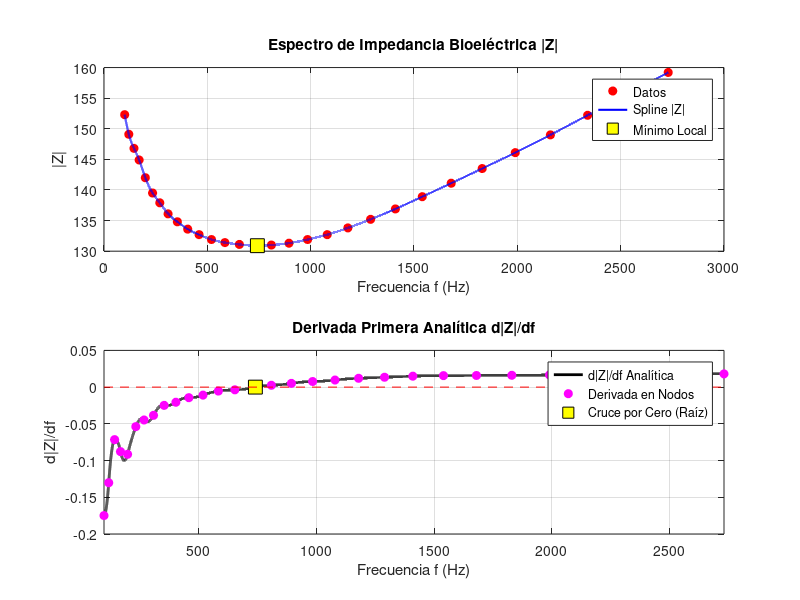

Source code (MATLAB):
clc; clear; close all;

%% DEFINICIÓN DE LOS DATOS ORIGINALES
datos = [
 100, 152.3; 120, 149.1; 145, 146.8; 170, 144.9; 200, 142.0;
 235, 139.5; 270, 137.9; 310, 136.1; 355, 134.8; 405, 133.6;
 460, 132.7; 520, 131.9; 585, 131.4; 655, 131.1; 730, 130.9;
 810, 131.0; 895, 131.3; 985, 131.9; 1080, 132.7; 1180, 133.8;
 1290, 135.2; 1410, 136.9; 1540, 138.9; 1680, 141.1; 1830, 143.5;
 1990, 146.1; 2160, 149.0; 2340, 152.2; 2530, 155.6; 2730, 159.2
];

f = datos(:,1);
Z = datos(:,2);
n = length(f);

%% 2.CONSTRUCCIÓN DEL SPLINE CÚBICO NATURAL

h = diff(f);
a = Z;
A = zeros(n, n);
B = zeros(n, 1);

A(1, 1) = 1; A(n, n) = 1; 
for i = 2:n-1
    A(i, i-1) = h(i-1);
    A(i, i)   = 2 * (h(i-1) + h(i));
    A(i, i+1) = h(i);
    B(i)      = 3 * ((a(i+1) - a(i)) / h(i) - (a(i) - a(i-1)) / h(i-1));
end
c = A \ B; 

b = zeros(n-1, 1); d = zeros(n-1, 1);
for i = 1:n-1
    b(i) = (a(i+1) - a(i))/h(i) - h(i)*(2*c(i) + c(i+1))/3;
    d(i) = (c(i+1) - c(i))/(3*h(i));
end

% Coeficientes del Spline Original: [d, c, b, a]
coef_spline = [d, c(1:end-1), b, a(1:end-1)];
spline_pp = mkpp(f, coef_spline);

%% 3. DERIVACIÓN ANALÍTICA DEL SPLINE

% Derivando analíticamente: S'_i = 3*d*(f-f_i)^2 + 2*c*(f-f_i) + b
coef_derivada = [3*d, 2*c(1:end-1), b];
derivada_pp = mkpp(f, coef_derivada);

% Calcular la derivada exactamente en los 30 puntos de datos originales
derivada_puntos = ppval(derivada_pp, f);

%% BÚSQUEDA DEL MÍNIMO CON ALTA PRECISIÓN (Malla Fina)

malla_frecuencias = linspace(min(f), max(f), 100000);
derivada_fina = ppval(derivada_pp, malla_frecuencias);

% Localizar dónde la derivada cruza por cero cambiando de signo (- a +)
idx_cambio = find(derivada_fina(1:end-1) < 0 & derivada_fina(2:end) > 0, 1);

f_minimo = malla_frecuencias(idx_cambio);
Z_minimo = ppval(spline_pp, f_minimo);
derivada_en_minimo = ppval(derivada_pp, f_minimo);

%% IMPRESIÓN DE RESULTADOS Y TABLA DE DERIVADAS

fprintf('=========================================================\n');
fprintf(' UBICACIÓN PRECISA DEL EXTREMO MÍNIMO\n');
fprintf('=========================================================\n');
fprintf('Frecuencia del mínimo (f_min):    %.3f Hz\n', f_minimo);
fprintf('Impedancia en el mínimo |Z|:       %.4f\n', Z_minimo);
fprintf('Valor de la derivada en ese punto: %.3e (Cercano a 0)\n', derivada_en_minimo);
fprintf('=========================================================\n\n');

fprintf('TABLA DE DERIVADAS ANALÍTICAS EN CADA NODO:\n');
fprintf('%-12s %-15s %-15s\n', 'Nodo (i)', 'Frecuencia (Hz)', 'd|Z|/df (Analítica)');
for i = 1:n
    fprintf('%-12d %-15.1f %-15.5f\n', i, f(i), derivada_puntos(i));
end

%% VISUALIZACIÓN GRÁFICA
figure('Name', 'Análisis de Derivada Primera', 'NumberTitle', 'off', 'Position', [100, 100, 900, 600]);

% Subplot 1: Spline de Impedancia Original
subplot(2, 1, 1);
plot(f, Z, 'ro', 'MarkerFaceColor', 'r', 'DisplayName', 'Datos'); hold on;
plot(malla_frecuencias, ppval(spline_pp, malla_frecuencias), 'b-', 'LineWidth', 1.5, 'DisplayName', 'Spline |Z|');
plot(f_minimo, Z_minimo, 'ks', 'MarkerSize', 10, 'MarkerFaceColor', 'y', 'DisplayName', 'Mínimo Local');
title('Espectro de Impedancia Bioeléctrica |Z|');
xlabel('Frecuencia f (Hz)'); ylabel('|Z|');
grid on; legend('Location', 'best');

% Subplot 2: Gráfica de la Derivada Primera
subplot(2, 1, 2);
plot(malla_frecuencias, derivada_fina, 'k-', 'LineWidth', 2, 'DisplayName', 'd|Z|/df Analítica'); hold on;
plot(f, derivada_puntos, 'mo', 'MarkerFaceColor', 'm', 'DisplayName', 'Derivada en Nodos');
plot(f_minimo, 0, 'ks', 'MarkerSize', 10, 'MarkerFaceColor', 'y', 'DisplayName', 'Cruce por Cero (Raíz)');
line([min(f) max(f)], [0 0], 'Color', 'r', 'LineStyle', '--', 'HandleVisibility', 'off'); % Línea cero
title('Derivada Primera Analítica d|Z|/df');
xlabel('Frecuencia f (Hz)'); ylabel('d|Z|/df');
grid on; legend('Location', 'best');
xlim([min(f), max(f)]);
